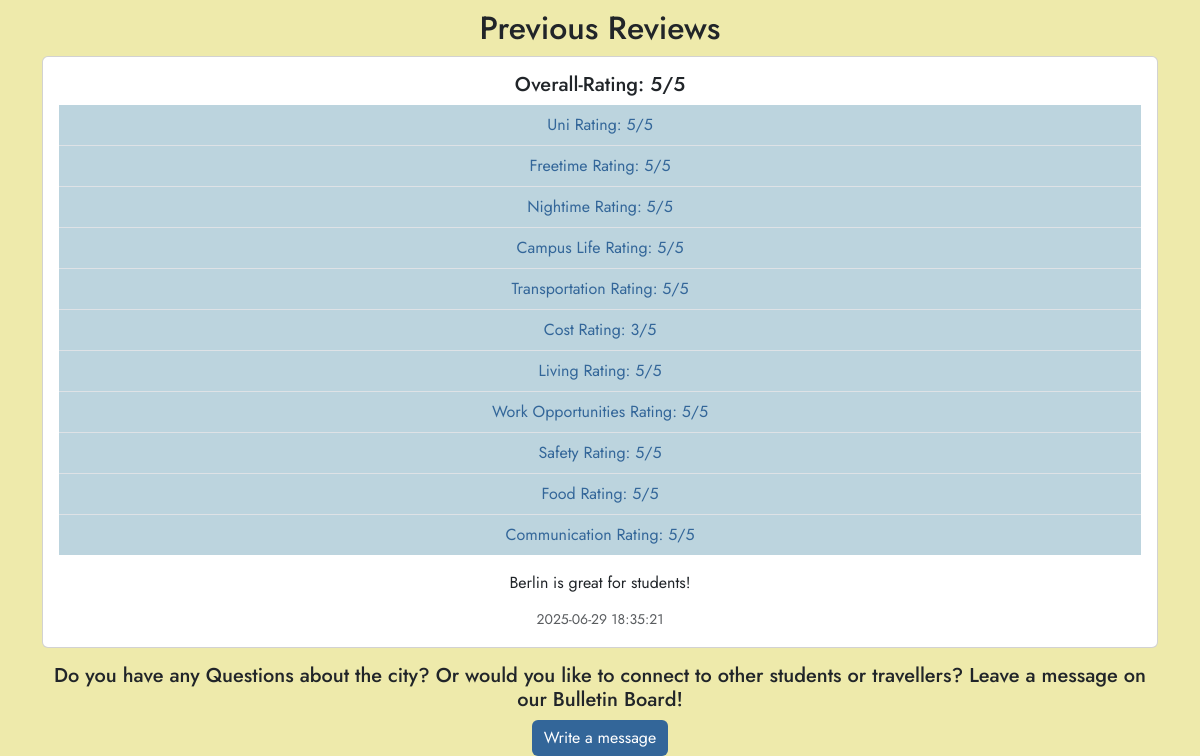
Page /city/Berlin (lower part) on the earlier database version.
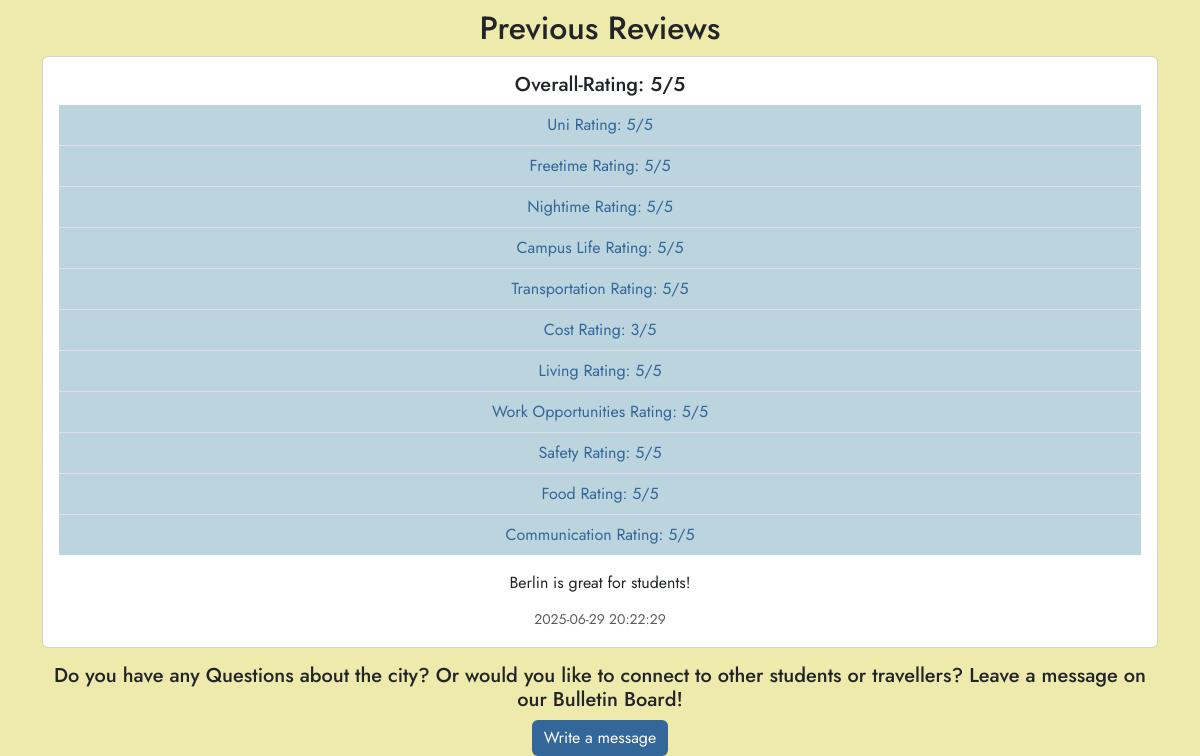
Same page on the later database version.
### tables this page shows
CREATE TABLE review (
    id INTEGER PRIMARY KEY AUTOINCREMENT,
    city_name TEXT NOT NULL,
    username TEXT, -- wenn du später Users integrierst
    overall_rating INTEGER NOT NULL,
    uni_rating INTEGER,
    freetime_rating INTEGER,
    nightime_rating INTEGER,
    campus_life_rating INTEGER,
    transportation_rating INTEGER,
    cost_rating INTEGER,
    living_rating INTEGER,
    workopportunities_rating INTEGER,
    safety_rating INTEGER,
    food_rating INTEGER,
    comunication_rating INTEGER,
    comment TEXT,
    created_at TIMESTAMP DEFAULT CURRENT_TIMESTAMP,
    FOREIGN KEY(city_name) REFERENCES city(name),
    FOREIGN KEY(username) REFERENCES user(username)
);

### app.py (the view, shortened to what this page needs)
@app.route('/city/<city_name>', methods=['GET', 'POST'])
def city_view(city_name):
    if not city_name: #Falls kein city_name übergeben wurde
        return "No city chosen", 400
    db_con = get_db_con()
    city = db_con.execute(
        'SELECT * FROM city WHERE LOWER(name) = LOWER(?)',
        (city_name.lower(),)
    ).fetchone()
    if city is None:
        return "City not found", 404
    form = ReviewForm()
    reviews = db_con.execute(
        'SELECT * FROM review WHERE city_name = ? ORDER BY created_at DESC',
        (city['name'],) #Def für ?-Platzhalter
    ).fetchall()
    return render_template('city.html', city=city, form=form, reviews=reviews)

### db.py (called while the page is built)
def get_db_con(pragma_foreign_keys = True):
    if 'db_con' not in g:
        g.db_con = sqlite3.connect(
            current_app.config['DATABASE'],
            detect_types=sqlite3.PARSE_DECLTYPES
        )
        g.db_con.row_factory = sqlite3.Row
        if pragma_foreign_keys:
            g.db_con.execute('PRAGMA foreign_keys = ON;')
    return g.db_con

def close_db_con(e=None):
    db_con = g.pop('db_con', None)
    if db_con is not None:
        db_con.close()

### templates/city.html (shortened to what this page needs)
{% from 'bootstrap5/nav.html' import render_nav_item %}
<!DOCTYPE html>
<html>
<head>
    {{ bootstrap.load_css() }}
<link rel="stylesheet" href="{{ url_for('static', filename='css/style.css') }}">
</head>
<body>
    <main class="container mt-5">
    <h2 class="text-center">Previous Reviews</h2>
    {% if reviews %}
        {% for review in reviews %}
            <div class="card mb-3">
                <div class="card-body">
    <h5 class="card-title">Overall-Rating: {{ review.overall_rating }}/5</h5>
    <ul class="list-group list-group-flush">
    <li class="list-group-item list-bg">Uni Rating: {{ review.uni_rating }}/5</li>
    <li class="list-group-item list-bg">Freetime Rating: {{ review.freetime_rating }}/5</li>
    <li class="list-group-item list-bg">Nightime Rating: {{ review.nightime_rating }}/5</li>
    <li class="list-group-item list-bg">Campus Life Rating: {{ review.campus_life_rating }}/5</li>
    <li class="list-group-item list-bg">Transportation Rating: {{ review.transportation_rating }}/5</li>
    <li class="list-group-item list-bg">Cost Rating: {{ review.cost_rating }}/5</li>
    <li class="list-group-item list-bg">Living Rating: {{ review.living_rating }}/5</li>
    <li class="list-group-item list-bg">Work Opportunities Rating: {{ review.workopportunities_rating }}/5</li>
    <li class="list-group-item list-bg">Safety Rating: {{ review.safety_rating }}/5</li>
    <li class="list-group-item list-bg">Food Rating: {{ review.food_rating }}/5</li>
    <li class="list-group-item list-bg">Communication Rating: {{ review.comunication_rating }}/5</li>
</ul>
    {% if review.comment %}
        <p class="card-text mt-3">{{ review.comment }}</p>
    {% endif %}
    <p class="card-subtitle text-muted"><small>{{ review.created_at }}</small></p>
</div>
            </div>
        {% endfor %}
    {% else %}
        <p class="text-center">No reviews yet. Be the first to leave one!</p>
    {% endif %}
 <div>
    <h5 class="text-center">Do you have any Questions about the city? Or would you like to connect to other students or travellers? Leave a message on our Bulletin Board!</h5>
    <a href="{{ url_for('bulletin', city_name=city.name) }}" class="btn custom-button1">Write a message</a>
    </div>
</main>
</body>
</html>

### static/css/style.css (style rules this page uses)
h1, h2, h3, h4, h5, h6 { text-align: center; }
body { padding-top: 100px; background-color: #EEEAAB; font-family: 'Jost', sans-serif; }
main { background-color: #EEEAAB; font-family: 'Jost', sans-serif; text-align: center; padding-top: 100px; }
.custom-button1 { background-color: #336699; color: white; border: none; }

### templates/city.html (style rules this page uses)
.list-bg { background-color: #BCD4DE; color: #336699; }

Differences in the rows shown:
changed review "Berlin is great for students!": created_at "2025-06-29 18:35:21" → "2025-06-29 20:22:29"
